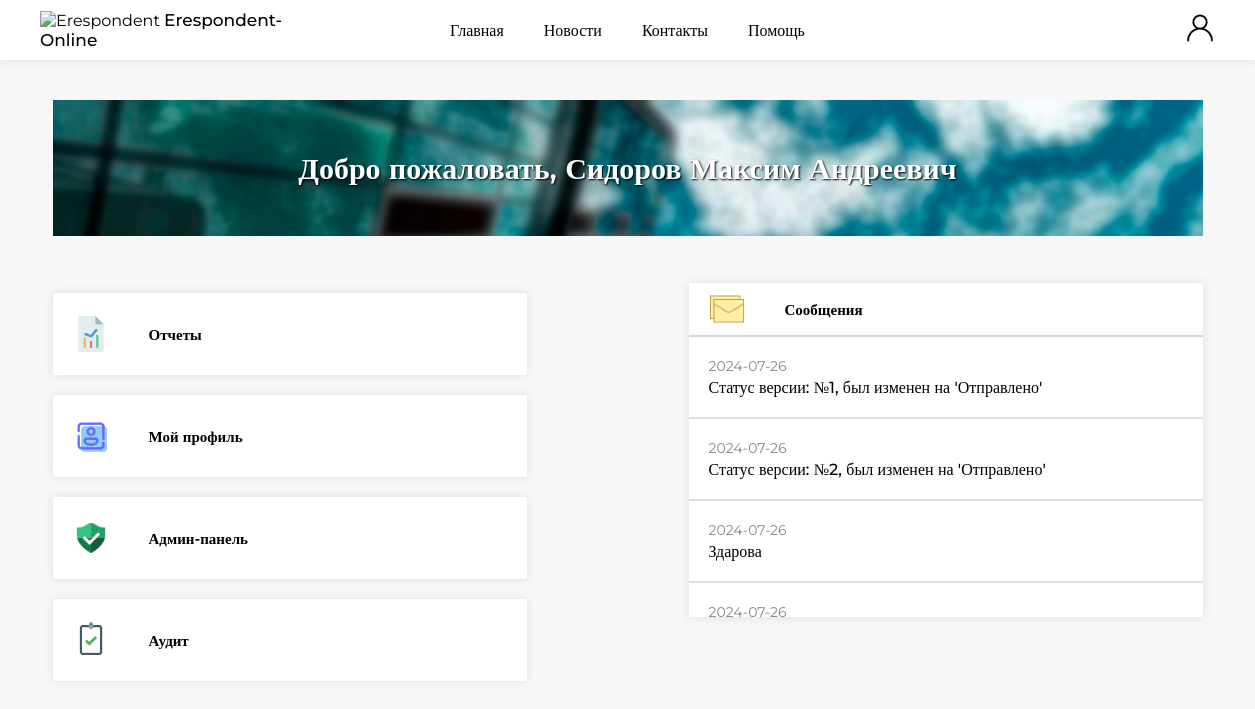
The app's page /account (signed in) with its own data.
### website/models.py (models this page shows)
class User(db.Model, UserMixin):
    __tablename__ = 'user'
    id = db.Column(db.Integer, primary_key=True)
    type = db.Column(db.String(13), default='Респондент')
    email = db.Column(db.String(50), unique=True)
    fio = db.Column(db.String(30))
    telephone = db.Column(db.String(20))
    password = db.Column(db.String(50))
    organization_id = db.Column(db.Integer(), db.ForeignKey('organization.id'))
    reports = db.relationship('Report', backref='user', lazy=True, cascade="all, delete-orphan")
    organization = db.relationship('Organization', backref=backref('users', lazy=True, single_parent=True))

class Message(db.Model):
    id = db.Column(db.Integer, primary_key=True)
    create_time = db.Column(db.Date, default=datetime.now())
    text = db.Column(db.String(200))
    user_id = db.Column(db.Integer, db.ForeignKey('user.id'))
    user = db.relationship('User', backref=backref('messages', lazy=True, cascade="all, delete-orphan"))

### website/views.py (the view)
@views.route('/account')
@login_required
def account():
    messages = Message.query.filter_by(user = current_user).all()
    return render_template('account.html',
                           user=current_user,
                           messages=messages)

### website/templates/account.html (shortened to what this page needs)
{% extends "base.html" %}
{% block content %}
<div class = "account_cont">
    <div class = "privetstvie_cont">
        <a>Добро пожаловать, {{user.fio}}</a>
    </div>
    <div class = "account_functions">
        <div class = "account_links">
            <button class = "account_buttons" {%if user.type == 'Аудитор'%} onclick="window.location.href='/audit/not_viewed'"{%else%} onclick="window.location.href='/report_area'"{%endif%}>
                <img src="{{ url_for('static', filename='img/icon_reports.png')}}"  alt="">
                <span>Отчеты</span>
            </button>
            <button class = "account_buttons" onclick="window.location.href='/profile/common'">
                <img src="{{ url_for('static', filename='img/icon_profile.png')}}"  alt="">
                <span>Мой профиль</span>
            </button>
            {%if user.type == 'Администратор'%}
            <button class = "account_buttons" onclick="window.location.href='/admin'">
                <img src="{{ url_for('static', filename='img/icon_admin-panel.png')}}"  alt="">
                <span>Админ-панель</span>
            </button>
            <button class = "account_buttons" onclick="window.location.href='/audit/not_viewed'">
                <img src="{{ url_for('static', filename='img/audit_icon.png')}}"  alt="">
                <span>Аудит</span>
            </button>
            {%endif%}
        </div>
        <div class = "account_messages">
            <div class = "account_messageArea">
                <img src="{{ url_for('static', filename='img/icon_message.png')}}"  alt="">
                <span>Сообщения</span>
            </div>
            <div class = "message_cont">
                {% if messages %}
                    {% for row in messages %}
                    <div class = "mes">
                        <div class = "time_mes">{{row.create_time}}</div>
                        <div class = "text_mes">{{row.text}}</div>
                    </div>
                    {%endfor%}
                {%else%}
                <div class = "mes">
                    <a class = "">Нет сообщений</a>
                </div>
                {%endif%}
            </div>
        </div>
    </div>
</div>
{% endblock %}

### website/templates/base.html (shortened to what this page needs)
<!DOCTYPE html>
<html>
  <head>
    <link rel="stylesheet" href="{{ url_for('static', filename='css/base.css') }}">
  </head>
  <body>
    <header class="fixed-header">
      <div class="header-left">
          <img src="" alt="Erespondent">
         <a href="/">Erespondent-Online</a>
      </div>
      <div class="header-center">
        <nav>
          <ul>
              <li onclick="window.location.href='/'">Главная</li>
              <li onclick="window.location.href=''">Новости</li>
              <li onclick="window.location.href=''" >Контакты</li>
              <li onclick="window.location.href=''" >Помощь</li>
          </ul>
        </nav>
      </div>
      <div class="header-right">
        {% if user.is_authenticated %}
        <div class="user-container">
            <img
              onclick="window.location.href='/account'"
              class = "icon_black"
              src="{{ url_for('static', filename='img/icon_black-user.png')}}" alt="">
        </div>
        {% endif %}
      </div>
    </header>
    <main>
    {% block content %}
    {% endblock %}
    </main>
  </body>
</html>

### website/static/css/base.css (style rules this page uses)
* { margin: 0; padding: 0; font-family: 'Montserrat'; }
html { margin: 0; width: 100%; height: 100%; }
body { display: flex; flex-direction: column; min-height: 100vh; background-color:rgb(247, 247, 247); color: rgb(0, 0, 0); }
.icon_black { display: block; }
header { display: flex; justify-content: space-between; text-align: center; align-items: center; box-shadow: 0 0 10px rgba(0, 0, 0, 0.1); position: fixed; top: 0; left: 0; z-index: 100; background-color: white; transition: background-color 0.3s ease; height: 60px; width: 100%; }
header nav { cursor: pointer; font-size: 16px; margin: 15px auto; max-width: 600px; font-weight: 500; }
header nav ul { display: flex; align-items: center; list-style: none; text-align: center; justify-content: center; margin: 0; }
.header-left, .header-right { flex: 1; text-align: center; }
.header-left { text-align: left; padding: 0 0 0 40px; }
.header-left a { text-decoration: none; color: black; font-weight: 500; font-size: 17px; }
.header-right { text-align: right; padding: 0 40px 0 0; }
.header-center { flex: 2; text-align: center; justify-content: center; }
.header-center nav ul li { margin: 0 20px; transition: color 0.3s ease; }
.user-container { position: relative; display: inline-block; }
.user-container img { width: 30px; height: auto; cursor: pointer; }
main { width: 100%; min-height: 100vb; }
.account_cont { display: flex; flex-direction: column; align-items: center; justify-content: center; margin-top: 100px; }
.account_cont .privetstvie_cont { display: flex; justify-content: center; align-items: center; font-size: 30px; font-weight: 600; color: rgb(255, 255, 255); height: 136px; width: 1150px; background-image: url('../img/begin_name1.png'); text-shadow: 1px 1px 2px black; box-shadow: 0 0 10px rgba(0, 0, 0, 0); font-weight: 600; }
.account_cont .account_functions { display: flex; flex-direction: row; padding-top: 47px; width: 1150px; justify-content: space-between; }
.account_cont .account_functions .account_links { display: flex; flex-direction: column; text-align: left; }
.account_buttons { display: flex; flex-direction: row; align-items: center; border: none; background-color: white; box-shadow: 0 0 10px rgba(0, 0, 0, 0.1); width: 474px; height: 82px; font-weight: 600; border-radius: 2px; margin: 10px 0; padding: 0 20px; font-size: 15px; transition: color 0.3s ease; }
.account_buttons img { width: 36px; margin: 0 40px 0 0; }
.account_buttons span { text-align: center; }
.account_cont .account_functions .account_messages { display: flex; flex-direction: column; }
.account_messageArea { display: flex; flex-direction: row; align-items: center; border: none; background-color: white; box-shadow: 0 0 10px rgba(0, 0, 0, 0.1); width: 474px; height: 52px; font-weight: 600; border-radius: 0; padding: 0 20px; font-size: 15px; transition: color 0.3s ease; border-bottom: 2px solid #dfdfdf; }
.account_messageArea img { width: 36px; margin: 0 40px 0 0; }
.account_messageArea span { text-align: center; }
.message_cont { width: 100%; height: auto; max-height: 280px; overflow-y: auto; box-shadow: 0 0 10px rgba(0, 0, 0, 0.1); }
.message_cont .mes { display: flex; flex-direction: column; padding: 20px; background-color: rgb(255, 255, 255); -webkit-backdrop-filter: blur(10px); backdrop-filter: blur(10px); border-bottom: 2px solid #dfdfdf; }
.message_cont .mes .time_mes { font-size: 14px; color: rgb(134, 134, 134); padding-bottom: 3px; }
.message_cont .mes .text_mes { font-size: 16px; font-weight: 500; }

### records on screen
User: fio "Сидоров Максим Андреевич"
Message: create_time "2024-07-26", text "Статус версии: №1, был изменен на 'Отправлено'"
Message: create_time "2024-07-26", text "Статус версии: №2, был изменен на 'Отправлено'"
Message: create_time "2024-07-26", text "Здарова"
Message: create_time "2024-07-26"
